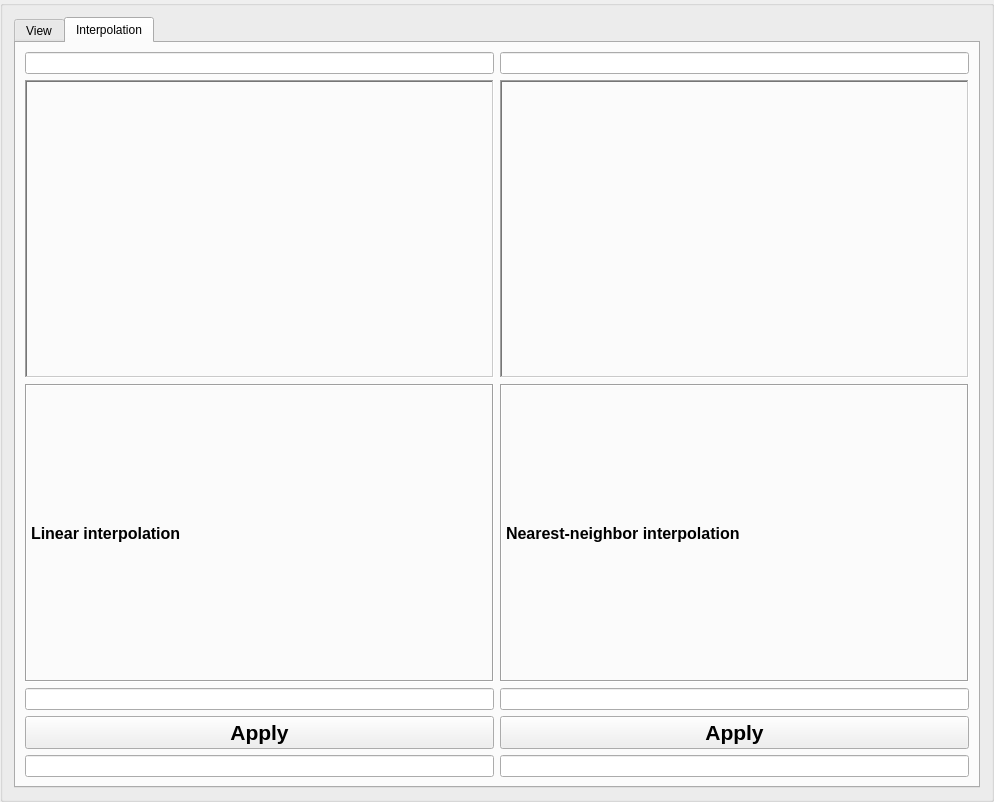
<?xml version="1.0" encoding="UTF-8"?>
<ui version="4.0">
 <class>ImageInterpolation</class>
 <widget class="QGroupBox" name="ImageInterpolation">
  <property name="geometry">
   <rect>
    <x>0</x>
    <y>0</y>
    <width>994</width>
    <height>802</height>
   </rect>
  </property>
  <property name="windowTitle">
   <string>GroupBox</string>
  </property>
  <layout class="QVBoxLayout" name="verticalLayout_6">
   <item>
    <widget class="QTabWidget" name="tabWidget">
     <property name="currentIndex">
      <number>1</number>
     </property>
     <widget class="QWidget" name="view">
      <attribute name="title">
       <string>View</string>
      </attribute>
      <layout class="QVBoxLayout" name="verticalLayout_79">
       <item>
        <layout class="QVBoxLayout" name="verticalLayout_14">
         <item>
          <layout class="QVBoxLayout" name="verticalLayout_15">
           <item>
            <widget class="QPushButton" name="pushButtonOpenImage">
             <property name="font">
              <font>
               <pointsize>10</pointsize>
               <weight>75</weight>
               <bold>true</bold>
              </font>
             </property>
             <property name="text">
              <string>Open an image</string>
             </property>
            </widget>
           </item>
           <item>
            <layout class="QVBoxLayout" name="verticalLayout_16">
             <item>
              <widget class="QLabel" name="imageViewer">
               <property name="frameShape">
                <enum>QFrame::WinPanel</enum>
               </property>
               <property name="frameShadow">
                <enum>QFrame::Sunken</enum>
               </property>
               <property name="text">
                <string/>
               </property>
               <property name="scaledContents">
                <bool>true</bool>
               </property>
              </widget>
             </item>
            </layout>
           </item>
          </layout>
         </item>
         <item>
          <layout class="QVBoxLayout" name="verticalLayout">
           <item>
            <layout class="QVBoxLayout" name="verticalLayout_38">
             <item>
              <layout class="QHBoxLayout" name="horizontalLayout_8">
               <item>
                <layout class="QVBoxLayout" name="verticalLayout_39">
                 <item>
                  <widget class="QLabel" name="labelWidth">
                   <property name="font">
                    <font>
                     <weight>75</weight>
                     <bold>true</bold>
                    </font>
                   </property>
                   <property name="text">
                    <string>Width</string>
                   </property>
                  </widget>
                 </item>
                 <item>
                  <widget class="QLineEdit" name="width"/>
                 </item>
                </layout>
               </item>
               <item>
                <layout class="QVBoxLayout" name="verticalLayout_40">
                 <item>
                  <widget class="QLabel" name="labelHeight">
                   <property name="font">
                    <font>
                     <weight>75</weight>
                     <bold>true</bold>
                    </font>
                   </property>
                   <property name="text">
                    <string>Height</string>
                   </property>
                  </widget>
                 </item>
                 <item>
                  <widget class="QLineEdit" name="height"/>
                 </item>
                </layout>
               </item>
              </layout>
             </item>
             <item>
              <layout class="QHBoxLayout" name="horizontalLayout_20">
               <item>
                <layout class="QVBoxLayout" name="verticalLayout_41">
                 <item>
                  <widget class="QLabel" name="labelTotalSize">
                   <property name="font">
                    <font>
                     <weight>75</weight>
                     <bold>true</bold>
                    </font>
                   </property>
                   <property name="text">
                    <string>Total size in bits</string>
                   </property>
                  </widget>
                 </item>
                 <item>
                  <widget class="QLineEdit" name="totalSize"/>
                 </item>
                </layout>
               </item>
               <item>
                <layout class="QVBoxLayout" name="verticalLayout_72">
                 <item>
                  <widget class="QLabel" name="labelBitDepth">
                   <property name="font">
                    <font>
                     <weight>75</weight>
                     <bold>true</bold>
                    </font>
                   </property>
                   <property name="text">
                    <string>Bit depth</string>
                   </property>
                  </widget>
                 </item>
                 <item>
                  <widget class="QLineEdit" name="bitDepth"/>
                 </item>
                </layout>
               </item>
              </layout>
             </item>
            </layout>
           </item>
           <item>
            <layout class="QHBoxLayout" name="horizontalLayout_21">
             <item>
              <layout class="QVBoxLayout" name="verticalLayout_73">
               <item>
                <widget class="QLabel" name="labelImageColor">
                 <property name="font">
                  <font>
                   <weight>75</weight>
                   <bold>true</bold>
                  </font>
                 </property>
                 <property name="text">
                  <string>Image color:</string>
                 </property>
                </widget>
               </item>
               <item>
                <widget class="QLineEdit" name="ImageColor"/>
               </item>
               <item>
                <widget class="QPushButton" name="converToGreyscale">
                 <property name="font">
                  <font>
                   <pointsize>10</pointsize>
                   <weight>75</weight>
                   <bold>true</bold>
                  </font>
                 </property>
                 <property name="text">
                  <string>Convert to greyscale</string>
                 </property>
                </widget>
               </item>
              </layout>
             </item>
            </layout>
           </item>
           <item>
            <layout class="QVBoxLayout" name="verticalLayout_74">
             <item>
              <widget class="QLabel" name="labelDicom">
               <property name="font">
                <font>
                 <weight>75</weight>
                 <bold>true</bold>
                </font>
               </property>
               <property name="text">
                <string>Info For DICOM Images Only</string>
               </property>
              </widget>
             </item>
             <item>
              <layout class="QVBoxLayout" name="verticalLayout_75">
               <item>
                <widget class="QLabel" name="labelModality">
                 <property name="font">
                  <font>
                   <weight>75</weight>
                   <bold>true</bold>
                  </font>
                 </property>
                 <property name="text">
                  <string>Modality</string>
                 </property>
                </widget>
               </item>
               <item>
                <widget class="QLineEdit" name="modality"/>
               </item>
              </layout>
             </item>
             <item>
              <layout class="QVBoxLayout" name="verticalLayout_76">
               <item>
                <widget class="QLabel" name="labelPatientName">
                 <property name="font">
                  <font>
                   <weight>75</weight>
                   <bold>true</bold>
                  </font>
                 </property>
                 <property name="text">
                  <string>PatientName</string>
                 </property>
                </widget>
               </item>
               <item>
                <widget class="QLineEdit" name="patientName"/>
               </item>
              </layout>
             </item>
             <item>
              <layout class="QVBoxLayout" name="verticalLayout_77">
               <item>
                <widget class="QLabel" name="labelPatienAge">
                 <property name="font">
                  <font>
                   <weight>75</weight>
                   <bold>true</bold>
                  </font>
                 </property>
                 <property name="text">
                  <string>PatientAge</string>
                 </property>
                </widget>
               </item>
               <item>
                <widget class="QLineEdit" name="patientAge"/>
               </item>
              </layout>
             </item>
             <item>
              <layout class="QVBoxLayout" name="verticalLayout_78">
               <item>
                <widget class="QLabel" name="labelBodyPartExamined">
                 <property name="font">
                  <font>
                   <weight>75</weight>
                   <bold>true</bold>
                  </font>
                 </property>
                 <property name="text">
                  <string>BodyPartExamined</string>
                 </property>
                </widget>
               </item>
               <item>
                <widget class="QLineEdit" name="bodyPartExamined"/>
               </item>
              </layout>
             </item>
            </layout>
           </item>
          </layout>
         </item>
        </layout>
       </item>
      </layout>
     </widget>
     <widget class="QWidget" name="interpolation_tap">
      <attribute name="title">
       <string>Interpolation</string>
      </attribute>
      <layout class="QVBoxLayout" name="verticalLayout_87">
       <item>
        <layout class="QHBoxLayout" name="horizontalLayout">
         <item>
          <layout class="QVBoxLayout" name="verticalLayout_2">
           <item>
            <widget class="QLineEdit" name="linearDimensionsBeafor"/>
           </item>
           <item>
            <widget class="QLabel" name="imageViewerLinear_2">
             <property name="frameShape">
              <enum>QFrame::WinPanel</enum>
             </property>
             <property name="frameShadow">
              <enum>QFrame::Sunken</enum>
             </property>
             <property name="text">
              <string/>
             </property>
             <property name="scaledContents">
              <bool>true</bool>
             </property>
            </widget>
           </item>
           <item>
            <widget class="QLabel" name="labelLinear">
             <property name="font">
              <font>
               <pointsize>12</pointsize>
               <weight>75</weight>
               <bold>true</bold>
              </font>
             </property>
             <property name="frameShape">
              <enum>QFrame::Box</enum>
             </property>
             <property name="frameShadow">
              <enum>QFrame::Sunken</enum>
             </property>
             <property name="text">
              <string>Linear interpolation</string>
             </property>
             <property name="textFormat">
              <enum>Qt::AutoText</enum>
             </property>
            </widget>
           </item>
           <item>
            <widget class="QLineEdit" name="zoomingFactor"/>
           </item>
           <item>
            <widget class="QPushButton" name="applyZoom">
             <property name="font">
              <font>
               <pointsize>16</pointsize>
               <weight>75</weight>
               <bold>true</bold>
              </font>
             </property>
             <property name="text">
              <string>Apply</string>
             </property>
            </widget>
           </item>
           <item>
            <widget class="QLineEdit" name="linearDimensionsAfter"/>
           </item>
          </layout>
         </item>
         <item>
          <layout class="QVBoxLayout" name="verticalLayout_3">
           <item>
            <widget class="QLineEdit" name="nearestDimensionsBefore"/>
           </item>
           <item>
            <widget class="QLabel" name="imageViewerLinear">
             <property name="frameShape">
              <enum>QFrame::WinPanel</enum>
             </property>
             <property name="frameShadow">
              <enum>QFrame::Sunken</enum>
             </property>
             <property name="text">
              <string/>
             </property>
             <property name="scaledContents">
              <bool>true</bool>
             </property>
            </widget>
           </item>
           <item>
            <widget class="QLabel" name="labelNearest">
             <property name="font">
              <font>
               <pointsize>12</pointsize>
               <weight>75</weight>
               <bold>true</bold>
              </font>
             </property>
             <property name="frameShape">
              <enum>QFrame::Box</enum>
             </property>
             <property name="frameShadow">
              <enum>QFrame::Sunken</enum>
             </property>
             <property name="text">
              <string>Nearest-neighbor interpolation</string>
             </property>
             <property name="textFormat">
              <enum>Qt::AutoText</enum>
             </property>
            </widget>
           </item>
           <item>
            <widget class="QLineEdit" name="zoomingFactor_2"/>
           </item>
           <item>
            <widget class="QPushButton" name="applyZoom_2">
             <property name="font">
              <font>
               <pointsize>16</pointsize>
               <weight>75</weight>
               <bold>true</bold>
              </font>
             </property>
             <property name="text">
              <string>Apply</string>
             </property>
            </widget>
           </item>
           <item>
            <widget class="QLineEdit" name="nearestDimensionsAfter"/>
           </item>
          </layout>
         </item>
        </layout>
       </item>
      </layout>
     </widget>
    </widget>
   </item>
  </layout>
 </widget>
 <resources/>
 <connections/>
</ui>
